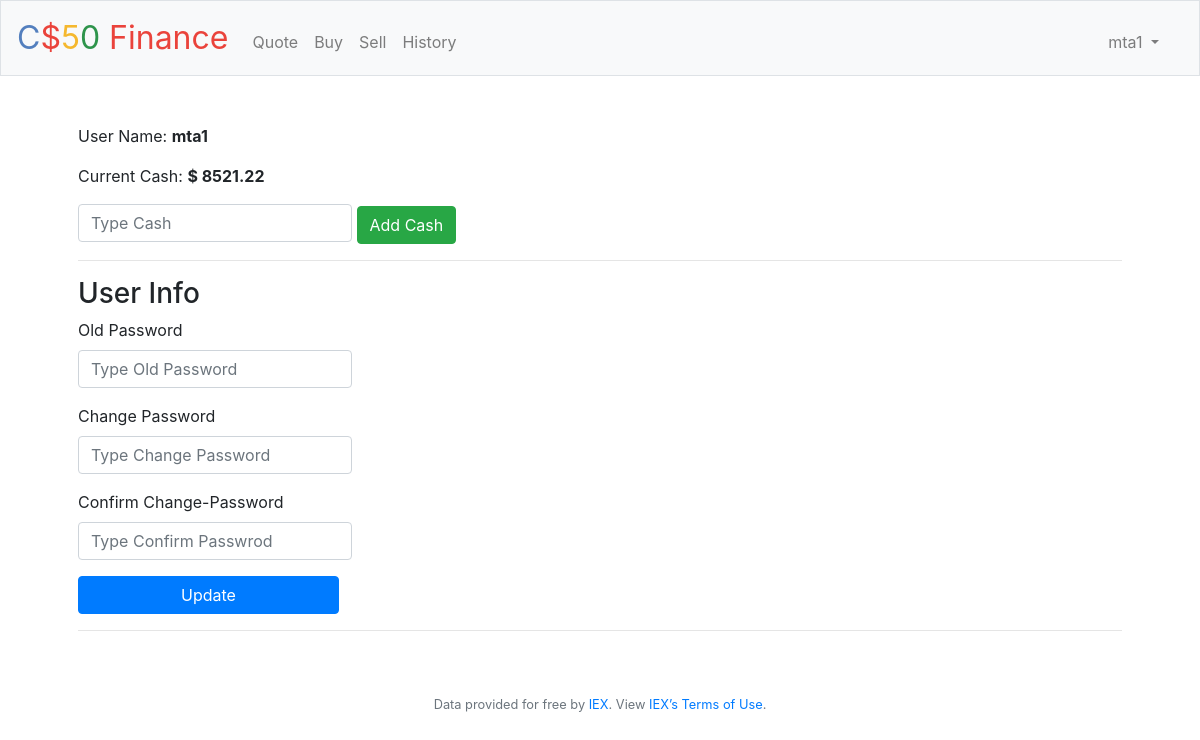
The app's page /account (signed in) with its own data.
### tables this page shows
CREATE TABLE 'users' ('id' INTEGER PRIMARY KEY AUTOINCREMENT NOT NULL, 'username' TEXT NOT NULL, 'hash' TEXT NOT NULL, 'cash' NUMERIC NOT NULL DEFAULT 10000.00 );

### application.py (the view, shortened to what this page needs)
@app.route("/account", methods=["GET", "POST"])
@login_required
def account():
    user_id = session['user_id']
    user = db.execute("SELECT * FROM users WHERE id=:id", id=user_id)
    user = user[0]
    if request.method == "GET":
        return render_template("account.html", user=user)

### application.py (called while the page is built)
@app.after_request
def after_request(response):
    response.headers["Cache-Control"] = "no-cache, no-store, must-revalidate"
    response.headers["Expires"] = 0
    response.headers["Pragma"] = "no-cache"
    return response

### helpers.py (called while the page is built)
def login_required(f):
    @wraps(f)
    def decorated_function(*args, **kwargs):
        if session.get("user_id") is None:
            return redirect("/login")
        return f(*args, **kwargs)
    return decorated_function

### templates/account.html (shortened to what this page needs)
{% extends('layout.html') %}
{% block main %}
    <div class="text-left">
        <p class="text-left"> User Name: <b> {{ user['username'] }} </b> </p>
        <p class="text-left">
            Current Cash: <b> $ {{ "{0:.2f}".format(user['cash']) }} </b>
        </p>
        <form action="/add-cash" method="POST">
            <input type="number" class="form-control" name="cash" placeholder="Type Cash" autofocus>
            <button type="submit" class="btn btn-success">Add Cash</button>
        </form>
        <hr>
        <form action="/account" method="POST">
            <h3>User Info</h3>
            <div class="row form-group">
                <label class="col-12"> Old Password </label>
                <div class="col-12">
                    <input type="password" class="form-control" name="oldpwd" placeholder="Type Old Password">
                </div>
            </div>
            <div class="row form-group">
                <label for="" class="col-12"> Change Password </label>
                <div class="col-12">
                    <input type="password" class="form-control" name="pwd" placeholder="Type Change Password">
                </div>
            </div>
            <div class="row form-group">
                <label for="" class="col-12"> Confirm Change-Password </label>
                <div class="col-12">
                    <input type="password" class="form-control" name="confirmpwd" placeholder="Type Confirm Passwrod">
                </div>
            </div>
            <input type="submit" value="Update" class="col-3 btn btn-primary">
        </form>
        <hr>
    </div>
{% endblock %}

### templates/layout.html (shortened to what this page needs)
<!DOCTYPE html>
<html lang="en">
    <head>
        <link href="https://maxcdn.bootstrapcdn.com/bootstrap/4.1.3/css/bootstrap.min.css" rel="stylesheet">
        <link href="/static/styles.css" rel="stylesheet">
    </head>
    <body>
        <nav class="navbar navbar-expand-md navbar-light bg-light border">
            <a class="navbar-brand" href="/"><span class="blue">C</span><span class="red">$</span><span class="yellow">5</span><span class="green">0</span> <span class="red">Finance</span></a>
            <div class="collapse navbar-collapse" id="navbar">
                {% if session.user_id %}
                    <ul class="navbar-nav mr-auto mt-2">
                        <li class="nav-item"><a class="nav-link" href="/quote">Quote</a></li>
                        <li class="nav-item"><a class="nav-link" href="/buy">Buy</a></li>
                        <li class="nav-item"><a class="nav-link" href="/sell">Sell</a></li>
                        <li class="nav-item"><a class="nav-link" href="/history">History</a></li>
                    </ul>
                    <ul class="navbar-nav mr-3 mt-2">
                        <li class="nav-item dropdown">
                            <a class="nav-link dropdown-toggle" id="dropdownMenuLink" data-toggle="dropdown" aria-haspopup="true" aria-expanded="false">
                                {{ session['user_name'] }}
                            </a>
                        </li>
                    </ul>
                {% else %}
                    <ul class="navbar-nav ml-auto mt-2">
                        <li class="nav-item"><a class="nav-link" href="/register">Register</a></li>
                        <li class="nav-item"><a class="nav-link" href="/login">Log In</a></li>
                    </ul>
                {% endif %}
            </div>
        </nav>
        <main class="container p-5">
            {% block main %}{% endblock %}
        </main>
        <footer class="small text-center text-muted">
            Data provided for free by <a href="https://iextrading.com/developer">IEX</a>. View <a href="https://iextrading.com/api-exhibit-a/">IEX’s Terms of Use</a>.
        </footer>
    </body>
</html>

### static/styles.css (style rules this page uses)
nav .navbar-brand { font-size: xx-large; }
nav .navbar-brand .blue { color: #537fbe; }
nav .navbar-brand .red { color: #ea433b; }
nav .navbar-brand .yellow { color: #f5b82e; }
nav .navbar-brand .green { color: #2e944b; }
main .form-control { display: inline-block; width: auto; }
main { overflow-x: auto; text-align: center; }

### records on screen
users: user_name "mta1", username "mta1", cash "8521.22"
